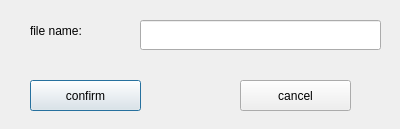
<?xml version="1.0" encoding="UTF-8"?>
<ui version="4.0">
 <class>openfile_dialog</class>
 <widget class="QDialog" name="openfile_dialog">
  <property name="geometry">
   <rect>
    <x>0</x>
    <y>0</y>
    <width>400</width>
    <height>129</height>
   </rect>
  </property>
  <property name="windowTitle">
   <string>Dialog</string>
  </property>
  <widget class="QPushButton" name="confirm">
   <property name="geometry">
    <rect>
     <x>30</x>
     <y>80</y>
     <width>111</width>
     <height>31</height>
    </rect>
   </property>
   <property name="text">
    <string>confirm</string>
   </property>
  </widget>
  <widget class="QPushButton" name="cancel">
   <property name="geometry">
    <rect>
     <x>240</x>
     <y>80</y>
     <width>111</width>
     <height>31</height>
    </rect>
   </property>
   <property name="text">
    <string>cancel</string>
   </property>
  </widget>
  <widget class="QLineEdit" name="lineEdit">
   <property name="geometry">
    <rect>
     <x>140</x>
     <y>20</y>
     <width>241</width>
     <height>30</height>
    </rect>
   </property>
  </widget>
  <widget class="QLabel" name="label">
   <property name="geometry">
    <rect>
     <x>30</x>
     <y>20</y>
     <width>85</width>
     <height>22</height>
    </rect>
   </property>
   <property name="text">
    <string>file name:</string>
   </property>
  </widget>
 </widget>
 <resources/>
 <connections/>
</ui>
